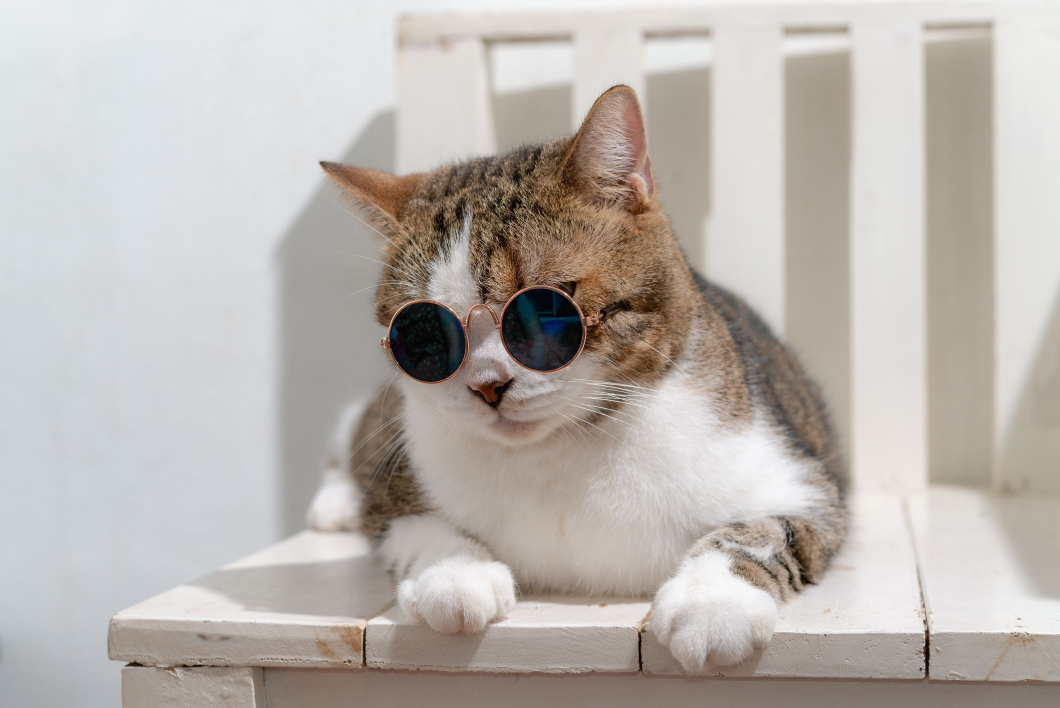
#> input picture output/sample-0-mirrored.jpg, 2120 x 1415 px, given as the content of the folder dataset/, which was not available (shown at 1/2 size)
$ python augment.py
#> lines starting #> are read from the running program, lines starting #| are printed output that depends on the picture; pictures that were not available may be replaced by others from this repository, and a replacement may not be noted
import imutils
import cv2
import os
import re
import random

anglelist = [0,90,180,270]

def blur(image):
    return cv2.blur(image, (4,4))

def adjust_contrast_brightness(image, contrast:float=3, brightness:int=1):
    brightness += int(round(255*(1-contrast)/2))
    return cv2.addWeighted(image, contrast, image, 0, brightness)

def grayscale(image):
    return cv2.cvtColor(image, cv2.COLOR_BGR2GRAY)


def random_augmentation(image, number):
    if number == 0:
        return blur(image)
    elif number == 1:
        return adjust_contrast_brightness(image)
    elif number == 2:
        return grayscale(image)
    else:
        return image

def imagedrehen(pathtoimage, name):
#> called with pathtoimage = 'dataset/sample-0-mirrored.jpg', name = 'sample-0-mirrored.jpg'
    image = cv2.imread(pathtoimage)
#> image is the input picture: shape (1415, 2120, 3); mean B, G, R 175.6, 180.8, 186.8
    for angle in anglelist:
        rotated = imutils.rotate_bound(image, angle)
        random_num = random.randint(0,5)
        rotated = random_augmentation(rotated, random_num)
        cv2.waitKey(0)
        if file.endswith('.jpeg'):
            cv2.imwrite('output/'+name[:-5] + '-' + str(angle) + '.jpeg', rotated)
        if file.endswith('.jpg'):
            cv2.imwrite('output/'+name[:-4] + '-' + str(angle) + '.jpg', rotated)
        print('image',name,'rotated',angle,'°')
#> this loop made 4 passes
#> pass 2, in imagedrehen, `rotated = imutils.rotate_bound(image, angle)`:
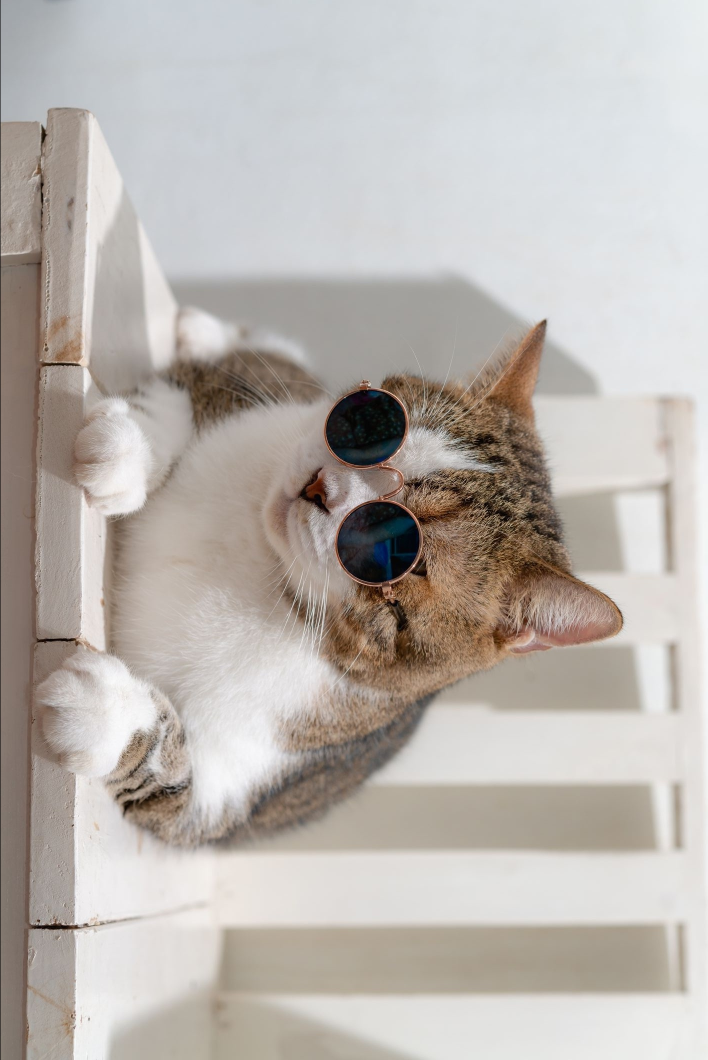
#> rotated: shape (2120, 1415, 3) (shown at 1/2 size); mean B, G, R 175.4, 180.6, 186.6
#> pass 3, in imagedrehen, `rotated = imutils.rotate_bound(image, angle)`:
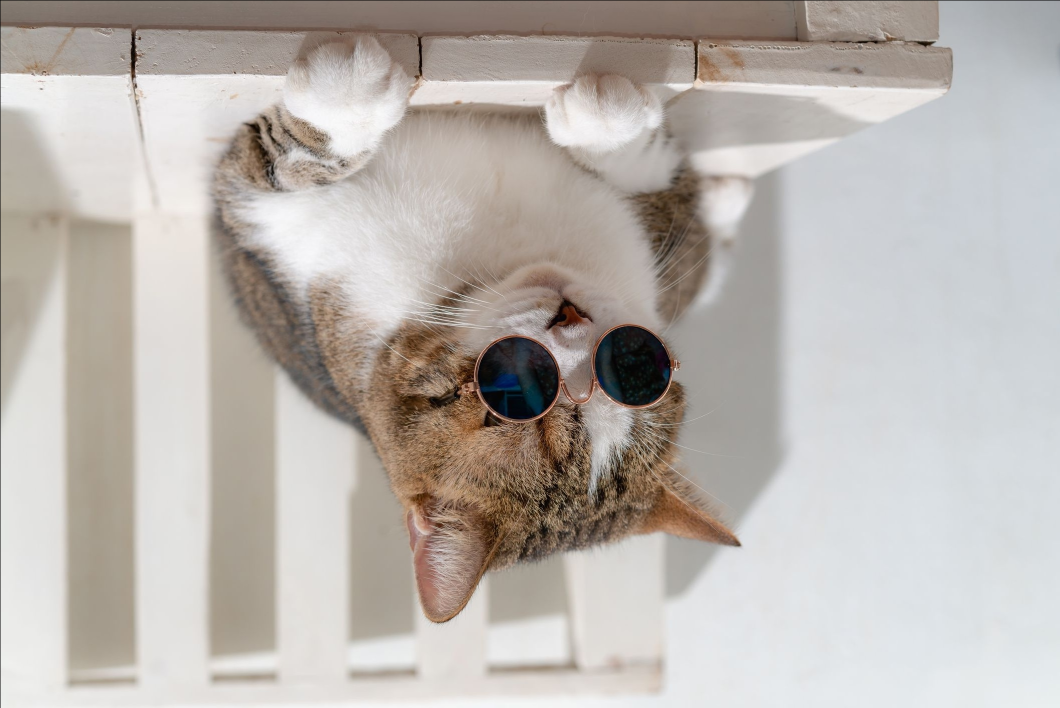
#> rotated: shape (1415, 2120, 3) (shown at 1/2 size); mean B, G, R 175.3, 180.5, 186.5

# [214 lines left out: function xmldrehen, not called in this run]

def imagemirror(pathtoimage, name):
#> called with pathtoimage = 'output/sample-0-mirrored.jpg', name = 'sample-0-mirrored.jpg'
    image = cv2.imread(pathtoimage)
    rotated = cv2.flip(image, flipCode=1)
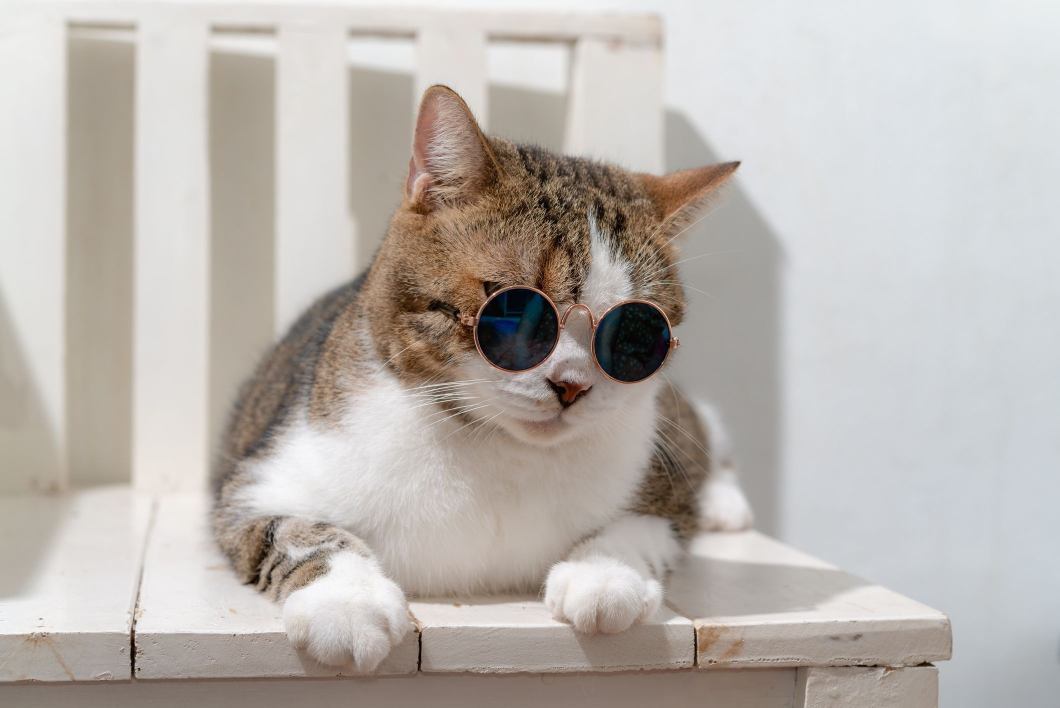
#> rotated: shape (1415, 2120, 3) (shown at 1/2 size); mean B, G, R 175.6, 180.8, 186.8
    cv2.waitKey(0)
    if file.endswith('.jpeg'):
        cv2.imwrite('output/' + name[:-5] + '-' + 'mirrored' + '.jpeg', rotated)
    if file.endswith('.jpg'):
        cv2.imwrite('output/' + name[:-4] + '-' + 'mirrored' + '.jpg', rotated)
    print('image', name, ' mirrored')

# [76 lines left out: function xmlmirror, not called in this run]

# rotate images and xml
for file in os.listdir("dataset/"):
    if file.endswith('.jpeg'):
        imagedrehen('dataset/'+file, file)
    if file.endswith('.jpg'):
        imagedrehen('dataset/'+file, file)
    if file.endswith('.xml'):
        xmldrehen('dataset/'+file, file)

# mirror images and xml
for file in os.listdir("output/"):
    if file.endswith('.jpeg'):
        imagemirror('output/'+file, file)
    if file.endswith('.jpg'):
        imagemirror('output/'+file, file)
    if file.endswith('.xml'):
        xmlmirror('output/'+file, file)
#> pass 2 of the loop `for file in os.listdir("output/"):`:
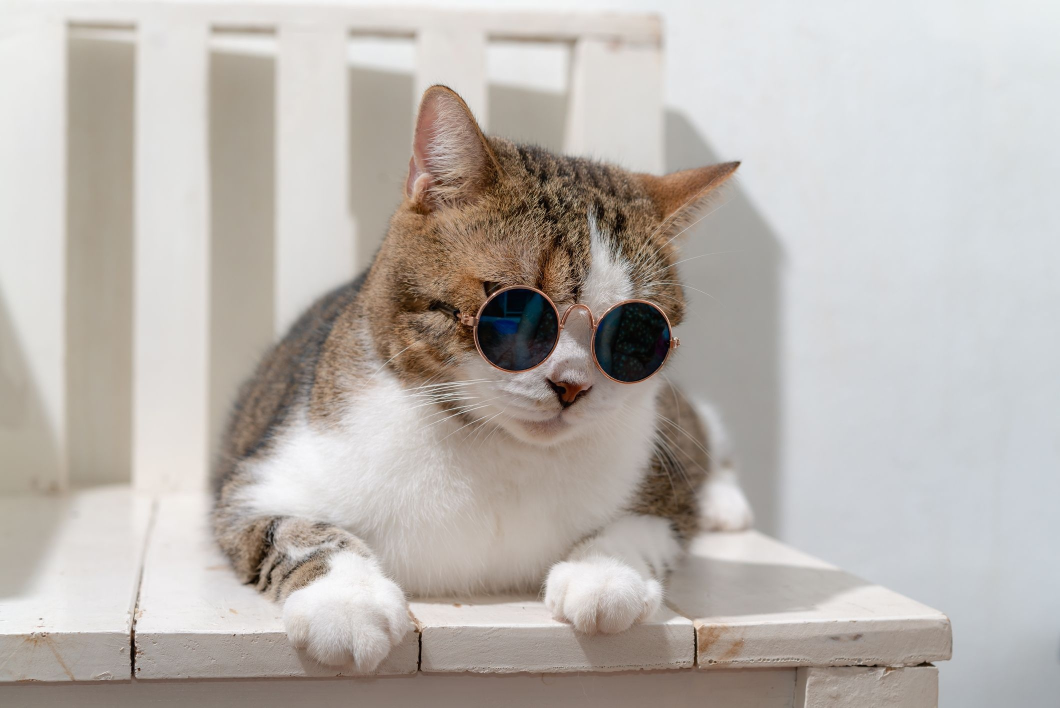
#> input picture output/sample-0.jpg, 2120 x 1415 px (shown at 1/2 size)
#> in imagemirror, image is the input picture: shape (1415, 2120, 3); mean B, G, R 175.6, 180.8, 186.8
#> in imagemirror (call 2), `rotated = cv2.flip(image, flipCode=1)`:
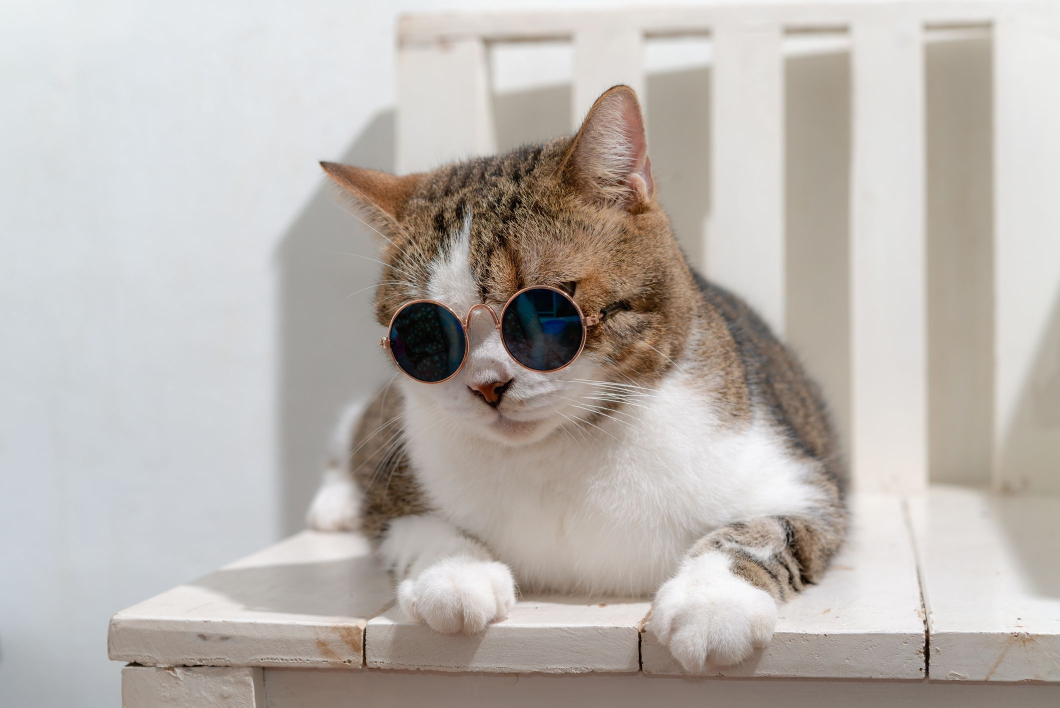
#> rotated: shape (1415, 2120, 3) (shown at 1/2 size); mean B, G, R 175.6, 180.8, 186.8
#> pass 3 of the loop `for file in os.listdir("output/"):`:
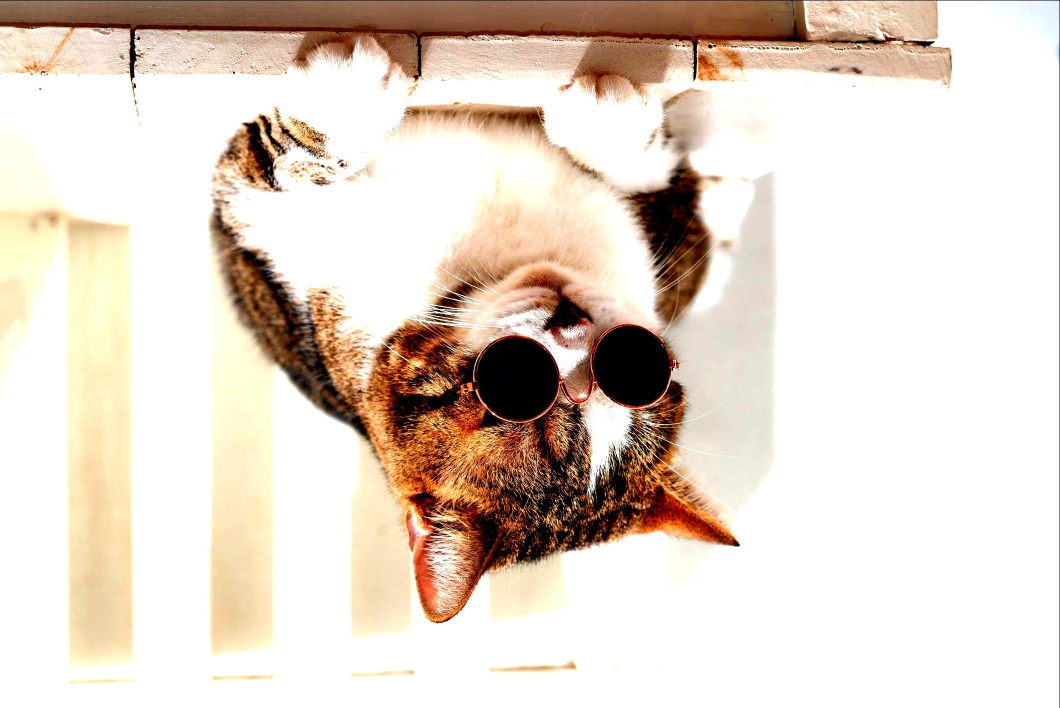
#> input picture output/sample-180-mirrored.jpg, 2120 x 1415 px (shown at 1/2 size)
#> in imagemirror, image is the input picture: shape (1415, 2120, 3); mean B, G, R 201.9, 214.1, 227.4
#> in imagemirror (call 3), `rotated = cv2.flip(image, flipCode=1)`:
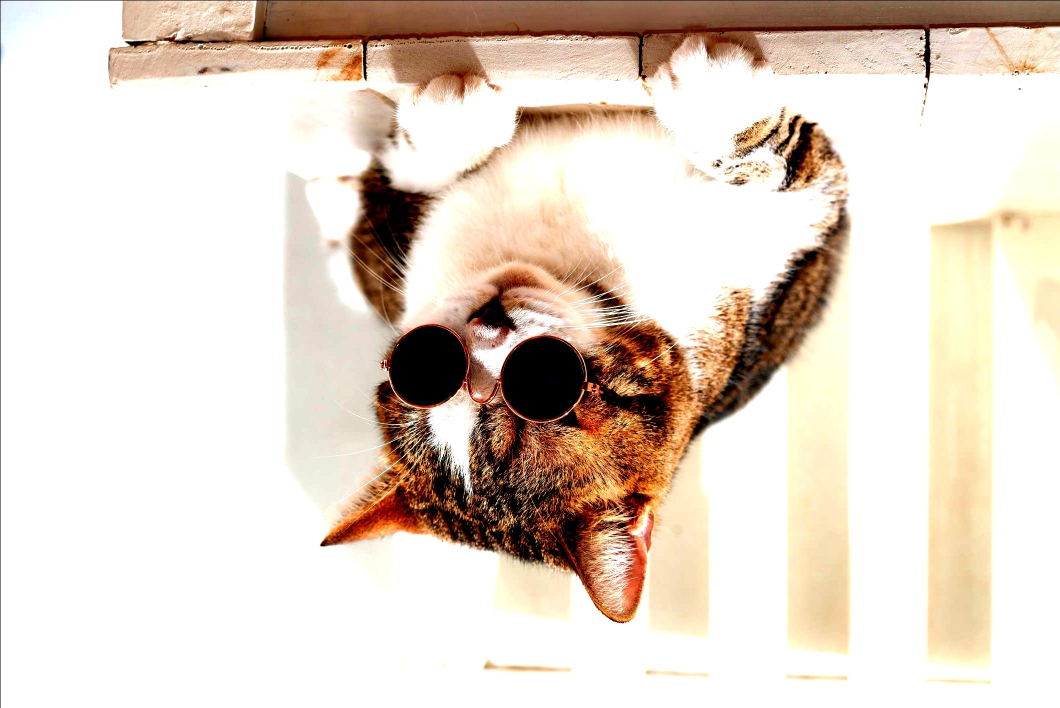
#> rotated: shape (1415, 2120, 3) (shown at 1/2 size); mean B, G, R 201.9, 214.1, 227.4
#> the loop made 4 passes; the first 3 are shown

print('The dataset from dataset/ is now augmented by rotating and mirroring it to output/, thus expanding the samplesize by a factor of 8.')
